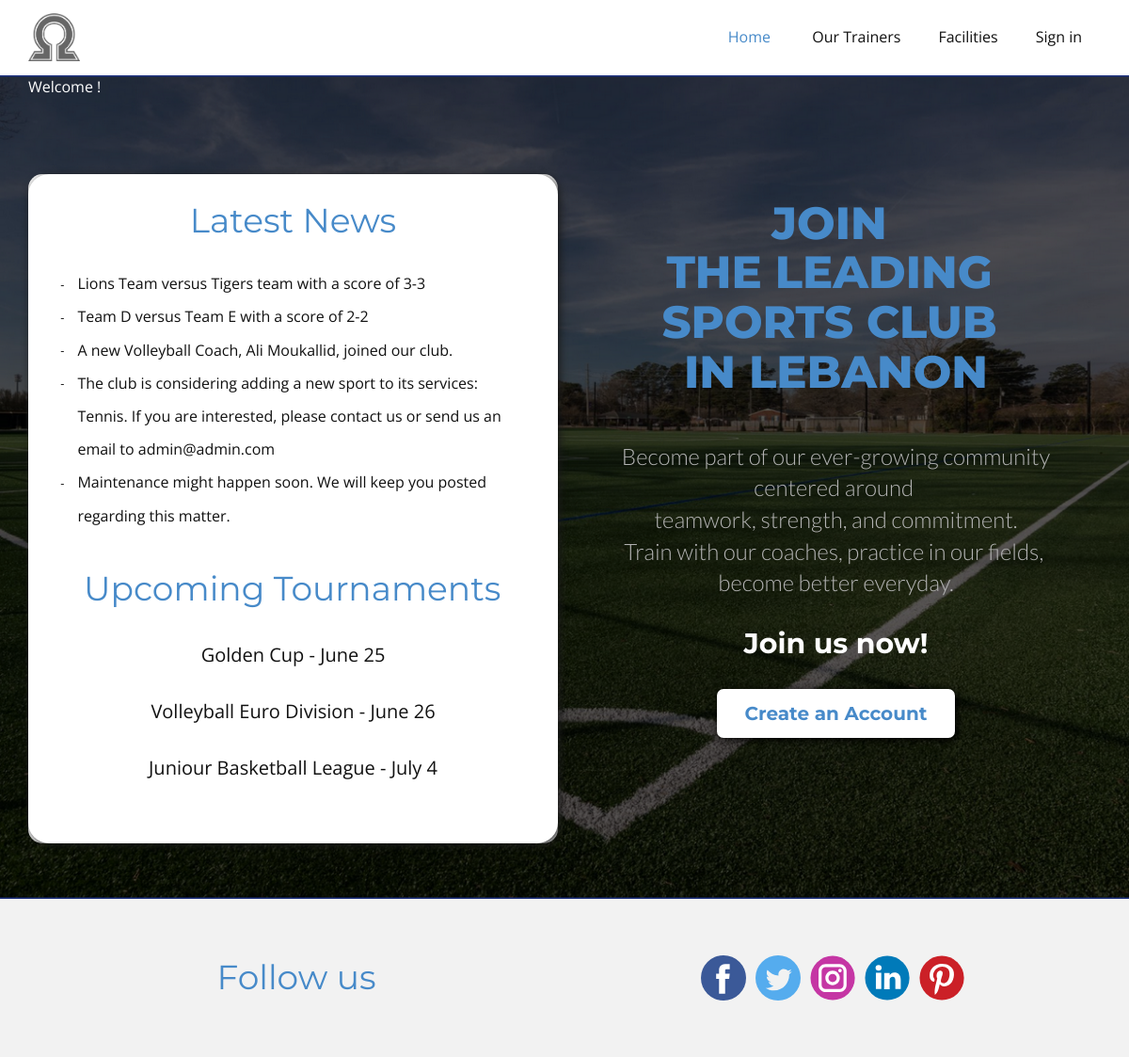
The page / on the database its author committed.
### first_application/models.py (models this page shows)
class Game(models.Model):
    game_id= models.IntegerField(primary_key=True)
    team_1_name= models.CharField(max_length=30)
    team_2_name= models.CharField(max_length=30)
    score = models.CharField(max_length=6)
    Date= models.DateField(default=datetime.now)
    Starting_hour= models.TimeField(default="00:00:00" )
    Ending_hour= models.TimeField(default= "00:00:00")

class Annoucement(models.Model):
    news= models.TextField()

### first_application/views.py (the view)
# urls.py: url(r'^$',views.index, name='index'),
def index(request):
    user= get_user(request)
    games= Game.objects.all()
    news= Annoucement.objects.all()
    if (user==None):
        return render(request, 'index.html', {'games': games, 'news':news, 'user':user})
    else:
        return render(request, 'index.html', {'user':user, 'games':games, 'news':news, 'user': user})

### first_application/views.py (called while the page is built)
def get_user(request):
    try:
        user= User.objects.get(user_id=request.session['user_id'])
        return user
    except Exception as e:
        return None

### templates/index.html (shortened to what this page needs)
<!DOCTYPE html>
{% load static %}
<html style="font-size: 16px;">
  <head>
    <link rel="stylesheet" href="{% static 'nicepage.css' %}" media="screen">
<link rel="stylesheet" href="{% static 'Home.css' %}" media="screen">
  </head>
  <body class="u-body u-xl-mode"><header class="u-clearfix u-header u-header" id="sec-3231"><div class="u-clearfix u-sheet u-sheet-1">
        <a href="{% url 'index' %}" class="u-image u-logo u-opacity u-opacity-60 u-image-1" data-image-width="530" data-image-height="484" title="Home">
          <img src="{% static 'images/logo1.png' %}" class="u-logo-image u-logo-image-1">
        </a>
        <nav class="u-menu u-menu-dropdown u-offcanvas u-menu-1">
          <div class="u-custom-menu u-nav-container">
            <ul class="u-nav u-unstyled u-nav-1"><li class="u-nav-item"><a class="u-button-style u-nav-link u-text-active-palette-1-base u-text-hover-palette-2-base" href="{% url 'index' %}" style="padding: 10px 20px;">Home</a>
</li>
</li><li class="u-nav-item"><a class="u-button-style u-nav-link u-text-active-palette-1-base u-text-hover-palette-2-base" style="padding: 10px 20px;" href="{% url 'trainers_test' %}">Our Trainers</a>
</li><li class="u-nav-item"><a class="u-button-style u-nav-link u-text-active-palette-1-base u-text-hover-palette-2-base" style="padding: 10px 20px;" href="{% url 'services' %}">Facilities</a>
</li><li class="u-nav-item">
  {% if user.user_id %}
  <a class="u-button-style u-nav-link u-text-active-palette-1-base u-text-hover-palette-2-base" style="padding: 10px 20px;" href="{% url 'logout' %}">Sign out</a>
  <li class="u-nav-item"> <a class="u-button-style u-nav-link u-text-active-palette-1-base u-text-hover-palette-2-base" style="padding: 10px 20px;" href="{% url 'edit' %}">My Account</a> </li>
  {% else %}
  <a class="u-button-style u-nav-link u-text-active-palette-1-base u-text-hover-palette-2-base" style="padding: 10px 20px;" href="{% url 'login' %}">Sign in</a>
  {% endif %}
</li></ul>
          </div>
        </nav>
      </div></header>
    <section class="u-align-center u-clearfix u-image u-section-1" src="" data-image-width="1921" data-image-height="1080" id="sec-8768">
      <div class="u-align-left u-clearfix u-sheet u-valign-middle u-sheet-1">
        <font color="white" <p> Welcome {{user.first_name}} ! </p> </font>
        <div class="u-clearfix u-gutter-14 u-layout-wrap u-layout-wrap-1">
          <div class="u-gutter-0 u-layout">
            <div class="u-layout-row">
              <div class="u-align-left u-container-style u-layout-cell u-radius-22 u-size-30 u-white u-layout-cell-1">
                <div class="u-container-layout u-container-layout-1">
                  <div class="u-container-style u-expanded-width-sm u-expanded-width-xs u-grey-10 u-group u-opacity u-opacity-0 u-group-1">
                    <div class="u-container-layout u-valign-top-sm u-valign-top-xs u-container-layout-2">
                      <h2 class="u-align-center u-custom-font u-font-montserrat u-text u-text-default u-text-palette-1-base u-text-1">Latest News</h2>
                      <ul class="u-custom-list u-text u-text-default-lg u-text-default-md u-text-default-xl u-text-2">
                        {% for g in games %}
                        {% if g.game_id %}
                        <li>
                          <div class="u-list-icon">
                            <div>-</div>
                          </div> {{g.team_1_name}} versus {{g.team_2_name}} with a score of {{g.score}}
                        </li>
                        {% endif %}
                        {% endfor %}
                        {% for ann in news %}
                        <li>
                          <div class="u-list-icon">
                            <div>-</div>
                          </div> {{ann.news}}
                        </li>
                        {% endfor %}
                      </ul>
                    </div>
                  </div>
                  <div class="u-container-style u-expanded-width u-grey-10 u-group u-opacity u-opacity-0 u-group-2">
                    <div class="u-container-layout u-container-layout-3">
                      <h2 class="u-align-center u-custom-font u-font-montserrat u-text u-text-default-lg u-text-default-md u-text-default-xl u-text-palette-1-base u-text-3">Upcoming Tournaments</h2>
                      <p class="u-align-center u-text u-text-default u-text-4">Golden Cup - June 25<br>Volleyball Euro Division - June 26<br>Juniour Basketball League - July 4
                      </p>
                    </div>
                  </div>
                </div>
              </div>
              <div class="u-align-center u-container-style u-layout-cell u-radius-22 u-size-30 u-layout-cell-2">
                <div class="u-container-layout u-container-layout-4">
                  <h1 class="u-align-center u-custom-font u-font-montserrat u-text u-text-palette-1-base u-text-5">JOIN&nbsp;<br>THE LEADING&nbsp;<br>SPORTS CLUB&nbsp;<br>IN LEBANON
                  </h1>
                  <h3 class="u-custom-font u-font-lato u-text u-text-grey-10 u-text-6">
                    <span class="u-text-grey-30">Become part of our ever-growing community centered around&nbsp;<br>teamwork, strength, and commitment.<br>Train with our coaches,&nbsp;practice in our fields,&nbsp;<br>become better everyday.
                    </span>
                    <br>
                  </h3>
                  <h3 class="u-custom-font u-font-montserrat u-text u-text-body-alt-color u-text-7"><b> Join us now!</b>
                  </h3>
                  <a class="u-active-palette-1-base u-border-none u-btn u-btn-round u-button-style u-custom-font u-font-montserrat u-hover-white u-radius-7 u-text-active-white u-text-hover-palette-1-light-1 u-text-palette-1-base u-white u-btn-1" href="{% url 'signup' %}" ><b>Create an Account</b>
                  </a>
                </div>
              </div>
            </div>
          </div>
        </div>
      </div>
        </section>
    <section class="u-align-center u-clearfix u-grey-5 u-section-2" id="sec-5c94">
      <div class="u-clearfix u-sheet u-sheet-1">
        <div class="u-clearfix u-expanded-width u-layout-wrap u-layout-wrap-1">
          <div class="u-gutter-0 u-layout">
            <div class="u-layout-row">
              <div class="u-align-center u-container-style u-layout-cell u-left-cell u-size-30 u-layout-cell-1">
                <div class="u-container-layout u-valign-middle u-container-layout-1">
                  <h2 class="u-custom-font u-font-montserrat u-text u-text-default u-text-palette-1-base u-text-1">Follow us</h2>
                </div>
              </div>
              <div class="u-align-center u-container-style u-layout-cell u-right-cell u-size-30 u-layout-cell-2">
                <div class="u-container-layout u-valign-middle u-container-layout-2">
                  <div class="u-social-icons u-spacing-10 u-social-icons-1">
                    <a class="u-social-url" title="facebook" target="_blank" href="https://www.facebook.com/allsportsclubleb"><span class="u-icon u-social-facebook u-social-icon u-icon-1"><svg class="u-svg-link" preserveAspectRatio="xMidYMin slice" viewBox="0 0 112.196 112.196" style=""><use xmlns:xlink="http://www.w3.org/1999/xlink" xlink:href="#svg-194c"></use></svg></span>
                    </a>
                    <a class="u-social-url" title="twitter" target="_blank" href="https://twitter.com/name"><span class="u-icon u-social-icon u-social-twitter u-icon-2"><svg class="u-svg-link" preserveAspectRatio="xMidYMin slice" viewBox="0 0 112.197 112.197" style=""><use xmlns:xlink="http://www.w3.org/1999/xlink" xlink:href="#svg-037f"></use></svg></span>
                    </a>
                    <a class="u-social-url" target="_blank" data-type="Instagram" title="Instagram" href=""><span class="u-icon u-social-icon u-social-instagram u-icon-3"><svg class="u-svg-link" preserveAspectRatio="xMidYMin slice" viewBox="0 0 112 112" style=""><use xmlns:xlink="http://www.w3.org/1999/xlink" xlink:href="#svg-7eb4"></use></svg></span>
                    </a>
                    <a class="u-social-url" target="_blank" data-type="LinkedIn" title="LinkedIn" href=""><span class="u-icon u-social-icon u-social-linkedin u-icon-4"><svg class="u-svg-link" preserveAspectRatio="xMidYMin slice" viewBox="0 0 112 112" style=""><use xmlns:xlink="http://www.w3.org/1999/xlink" xlink:href="#svg-0e51"></use></svg></span>
                    </a>
                    <a class="u-social-url" target="_blank" data-type="Pinterest" title="Pinterest" href=""><span class="u-icon u-social-icon u-social-pinterest u-icon-5"><svg class="u-svg-link" preserveAspectRatio="xMidYMin slice" viewBox="0 0 112 112" style=""><use xmlns:xlink="http://www.w3.org/1999/xlink" xlink:href="#svg-7a74"></use></svg></span>
                    </a>
                  </div>
                </div>
              </div>
            </div>
          </div>
        </div>
      </div>
</html>

### static/Home.css (style rules this page uses)
.u-section-1 { background-image: url("images/background.png"); background-position: 50% 50%; }
.u-section-1 .u-sheet-1 { min-height: 723px; }
.u-section-1 .u-layout-wrap-1 { width: 1140px; margin: 59px 0; }
.u-section-1 .u-layout-cell-1 { min-height: 619px; }
.u-section-1 .u-container-layout-1 { box-shadow: 2px 2px 8px 0 rgba(26,26,26,1); padding: 0; }
.u-section-1 .u-group-1 { min-height: 300px; margin-top: 0; margin-bottom: 0; height: auto; width: 563px; }
.u-section-1 .u-container-layout-2 { padding: 30px; }
.u-section-1 .u-text-1 { font-weight: 400; margin: 0 auto; }
.u-section-1 .u-text-2 { line-height: 2.2; margin: 30px 0 0; }
.u-section-1 .u-group-2 { min-height: 300px; margin-top: 10px; margin-bottom: -10px; height: auto; }
.u-section-1 .u-container-layout-3 { padding: 0 22px; }
.u-section-1 .u-text-3 { font-weight: 400; margin: 0 37px; }
.u-section-1 .u-text-4 { line-height: 3; font-size: 1.25rem; margin: 21px auto 0; }
.u-section-1 .u-layout-cell-2 { min-height: 624px; }
.u-section-1 .u-container-layout-4 { padding: 26px 0; }
.u-section-1 .u-text-5 { font-weight: 800; font-size: 3rem; margin: 0 5px; }
.u-section-1 .u-text-6 { font-size: 1.5rem; line-height: 1.4; font-weight: 300; margin: 46px 15px 0; }
.u-section-1 .u-text-7 { margin: 30px 15px 0; }
.u-section-1 .u-btn-1 { box-shadow: 2px 2px 8px 0 rgba(0,0,0,1); background-image: none; border-style: none; font-size: 1.25rem; margin: 30px auto 0; }
.u-section-2 { background-image: none; }
.u-section-2 .u-sheet-1 { min-height: 168px; }
.u-section-2 .u-layout-wrap-1 { margin: 30px auto 30px 0; }
.u-section-2 .u-layout-cell-1 { min-height: 108px; }
.u-section-2 .u-container-layout-1 { padding: 30px 60px; }
.u-section-2 .u-text-1 { font-size: 2.25rem; margin: 0 auto; }
.u-section-2 .u-layout-cell-2 { min-height: 108px; }
.u-section-2 .u-container-layout-2 { padding: 29px 60px; }
.u-section-2 .u-social-icons-1 { height: 48px; min-height: 16px; width: 280px; min-width: 120px; margin: 0 auto; }
.u-section-2 .u-icon-1 { color: rgb(59, 89, 152) !important; }
.u-section-2 .u-icon-2 { color: rgb(17, 17, 17) !important; }
.u-section-2 .u-icon-3 { height: 100%; color: rgb(197, 54, 164) !important; }
.u-section-2 .u-icon-4 { height: 100%; color: rgb(0, 122, 185) !important; }
.u-section-2 .u-icon-5 { height: 100%; color: rgb(203, 32, 39) !important; }

### rows shown on the page
Game: team_1_name "Lions Team", team_2_name "Tigers team", score "3-3"
Game: team_1_name "Team D", team_2_name "Team E", score "2-2"
Annoucement: news "A new Volleyball Coach, Ali Moukallid, joined our club."
Annoucement: news "The club is considering adding a new sport to its services: Tennis. If you are interested, please contact us or send us an email to admin@admin.com"
Annoucement: news "Maintenance might happen soon. We will keep you posted regarding this matter."
